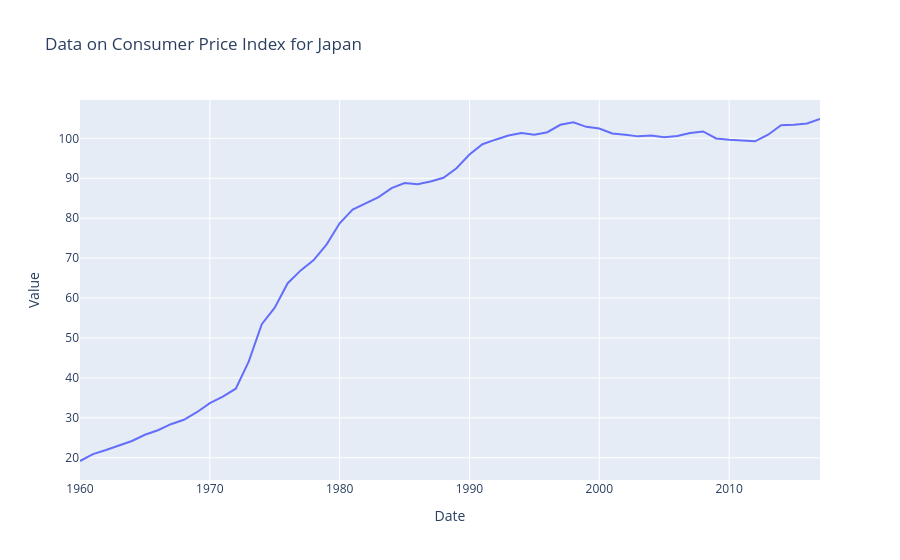

The code cell stored with this chart in its notebook:
### Markdown cell above
## a)

### Code cell
fig = go.Figure()
seed_everything()
random_ids = np.random.choice(japan["id"].unique(), 1, replace=False)   

for i in random_ids:
    fig.add_trace(
        go.Scatter(x=japan[japan["id"] == i]["observation_date"], y=japan[japan["id"] == i]["value"], name=str(i))
    )
fig.update_layout(title="Data on Consumer Price Index for Japan", xaxis_title="Date", yaxis_title="Value")
fig.show()
